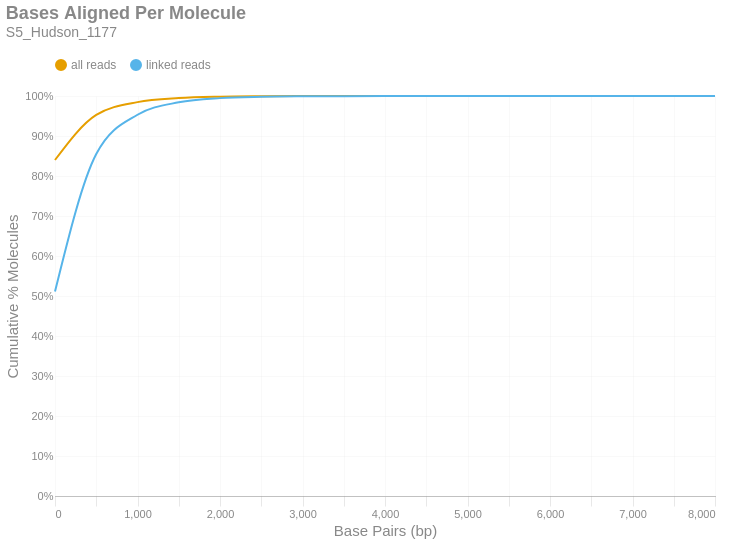

Write notebook code for a chart like this one.
### Markdown cell above
### Bases Aligned Per Molecule
This is a cumulative frequency distribution showing the number of base pairs aligned per unique molecule. These data are shown in 500 bp bins. There are two distributions: one with `all reads` (yellow) and another with only `linked reads` (blue). The percent of molecules in the `linked reads` distribution is relative to the total number of linked molecules.

### Code cell
if SKIPLR:
    print_html(f"Skipped")
else:
    binned_df = consolidated_hist(valids['aligned_bp'], mask, 500, True)
    with SafeRender(binned_df):
        (
            density_plot(binned_df, 'Bases Aligned Per Molecule', samplename, 'basesper')
            .encode(
                x=alt.X('bin:Q', title="Base Pairs (bp)").axis(tickMinStep=500).scale(padding=0),
                y=alt.Y('value:Q', title='Cumulative % Molecules')
                    .axis(format='%')
                    .scale(domain = [0,1])
                    .stack(False),
                color=alt.Color("key:N").scale(domain = ["all reads", "linked reads"]),
                tooltip = [
                    alt.Tooltip("key:N", title = "Data Type"),
                    alt.Tooltip("range_label:N", title="Bases Aligned Per Molecule"),
                    alt.Tooltip("value:Q", format = ".2%", title="% Molecules (Cum.)")
                ]
            )
        ).display()

### Figure 1 — Vega-Lite specification as saved in the notebook (floating-point values rounded to 4 significant figures)
{"width": "container", "height": 400, "config": {"title": {"anchor": "start", "dy": -15, "fontSize": 18, "color": "#888888", "subtitleColor": "#888888", "subtitleFontSize": 14}, "arc": {"fill": "#0072B2"}, "axis": {"domainColor": "#888888", "domainWidth": 0.5, "gridWidth": 0.2, "grid": false, "titleFontWeight": 400, "titleFontSize": 15, "labelFontSize": 11, "labelColor": "#888888", "tickColor": "#888888", "tickWidth": 0.2, "titleColor": "#888888"}, "axisBand": {"grid": false}, "axisX": {"grid": true, "tickSize": 10, "domainCap": "round"}, "axisY": {"domain": false, "grid": true, "tickSize": 0, "domainCap": "round"}, "background": "transparent", "header": {"labelFontSize": 15, "labelColor": "#888888", "titleFontSize": 15, "titleFontWeight": 600, "titleColor": "#888888"}, "legend": {"labelFont": "sans-serif", "labelFontSize": 12, "labelColor": "#888888", "symbolSize": 100, "symbolType": "circle", "titleFontSize": 12, "titlePadding": 10, "titleColor": "#888888", "title": null, "orient": "top"}, "range": {"category": ["#E69F00", "#56B4E9", "#009E73", "#F0E442", "#0072B2", "#D55E00", "#CC79A7", "#000000"], "diverging": ["#cfe8f3", "#a2d4ec", "#73bfe2", "#46abdb", "#1696d2", "#12719e"]}, "area": {"fill": "#0072B2", "fillOpacity": 0.7, "line": true, "strokeOpacity": 0.7}, "line": {"color": "#0072B2", "stroke": "#0072B2", "strokeWidth": 2}, "trail": {"color": "#0072B2", "stroke": "#0072B2", "strokeWidth": 0, "size": 1}, "point": {"filled": true, "fillOpacity": 1.0, "size": 95}, "text": {"color": "#888888", "fontSize": 11, "align": "right", "fontWeight": 400, "size": 11}, "bar": {"fill": "#0072B2", "stroke": null}, "view": {"stroke": null, "continuousWidth": 660, "continuousHeight": 400}}, "data": {"name": "data-238dd541f60d25a2a79d3aa9a90cffa3"}, "mark": {"type": "line", "interpolate": "monotone", "point": {"opacity": 0, "size": 275}}, "encoding": {"color": {"field": "key", "scale": {"domain": ["all reads", "linked reads"]}, "type": "nominal"}, "tooltip": [{"field": "key", "title": "Data Type", "type": "nominal"}, {"field": "range_label", "title": "Bases Aligned Per Molecule", "type": "nominal"}, {"field": "value", "format": ".2%", "title": "% Molecules (Cum.)", "type": "quantitative"}], "x": {"axis": {"tickMinStep": 500}, "field": "bin", "scale": {"padding": 0}, "title": "Base Pairs (bp)", "type": "quantitative"}, "y": {"axis": {"format": "%"}, "field": "value", "scale": {"domain": [0, 1]}, "stack": false, "title": "Cumulative % Molecules", "type": "quantitative"}}, "params": [{"name": "param_c36ac31b6afebe62", "select": {"type": "point", "fields": ["key"]}, "bind": "legend"}], "title": {"text": "Bases Aligned Per Molecule", "subtitle": "S5_Hudson_1177"}, "transform": [{"fold": ["all reads (cumsum)", "linked reads (cumsum)"]}, {"calculate": "replace(datum.key, ' (cumsum)', '')", "as": "key"}, {"filter": {"param": "param_c36ac31b6afebe62"}}], "usermeta": {"embedOptions": {"downloadFileName": "S5_Hudson_1177.basesper"}}, "$schema": "https://vega.github.io/schema/vega-lite/v6.1.0.json", "datasets": {"data-238dd541f60d25a2a79d3aa9a90cffa3": [{"bin": "0.0", "interval": "0.0-500.0", "all reads": 0.84, "linked reads": 0.511, "all reads (cumsum)": 0.84, "linked reads (cumsum)": 0.511, "range_label": "0-499"}, {"bin": "500.0", "interval": "500.0-1000.0", "all reads": 0.1127, "linked reads": 0.344, "all reads (cumsum)": 0.9527, "linked reads (cumsum)": 0.855, "range_label": "500-999"}, {"bin": "1000.0", "interval": "1000.0-1500.0", "all reads": 0.032, "linked reads": 0.0981, "all reads (cumsum)": 0.9847, "linked reads (cumsum)": 0.9531, "range_label": "1000-1499"}, {"bin": "1500.0", "interval": "1500.0-2000.0", "all reads": 0.01016, "linked reads": 0.03116, "all reads (cumsum)": 0.9949, "linked reads (cumsum)": 0.9843, "range_label": "1500-1999"}, {"bin": "2000.0", "interval": "2000.0-2500.0", "all reads": 0.003405, "linked reads": 0.01044, "all reads (cumsum)": 0.9983, "linked reads (cumsum)": 0.9947, "range_label": "2000-2499"}, {"bin": "2500.0", "interval": "2500.0-3000.0", "all reads": 0.001082, "linked reads": 0.003318, "all reads (cumsum)": 0.9994, "linked reads (cumsum)": 0.998, "range_label": "2500-2999"}, {"bin": "3000.0", "interval": "3000.0-3500.0", "all reads": 0.0003991, "linked reads": 0.001224, "all reads (cumsum)": 0.9998, "linked reads (cumsum)": 0.9992, "range_label": "3000-3499"}, {"bin": "3500.0", "interval": "3500.0-4000.0", "all reads": 0.000142, "linked reads": 0.0004354, "all reads (cumsum)": 0.9999, "linked reads (cumsum)": 0.9997, "range_label": "3500-3999"}, {"bin": "4000.0", "interval": "4000.0-4500.0", "all reads": 6.542e-05, "linked reads": 0.0002006, "all reads (cumsum)": 1.0, "linked reads (cumsum)": 0.9999, "range_label": "4000-4499"}, {"bin": "4500.0", "interval": "4500.0-5000.0", "all reads": 2.261e-05, "linked reads": 6.933e-05, "all reads (cumsum)": 1.0, "linked reads (cumsum)": 0.9999, "range_label": "4500-4999"}, {"bin": "5000.0", "interval": "5000.0-5500.0", "all reads": 1.025e-05, "linked reads": 3.143e-05, "all reads (cumsum)": 1.0, "linked reads (cumsum)": 1.0, "range_label": "5000-5499"}, {"bin": "5500.0", "interval": "5500.0-6000.0", "all reads": 5.125e-06, "linked reads": 1.571e-05, "all reads (cumsum)": 1.0, "linked reads (cumsum)": 1.0, "range_label": "5500-5999"}, {"bin": "6000.0", "interval": "6000.0-6500.0", "all reads": 2.713e-06, "linked reads": 8.319e-06, "all reads (cumsum)": 1.0, "linked reads (cumsum)": 1.0, "range_label": "6000-6499"}, {"bin": "6500.0", "interval": "6500.0-7000.0", "all reads": 9.044e-07, "linked reads": 2.773e-06, "all reads (cumsum)": 1.0, "linked reads (cumsum)": 1.0, "range_label": "6500-6999"}, {"bin": "7000.0", "interval": "7000.0-7500.0", "all reads": 6.029e-07, "linked reads": 1.849e-06, "all reads (cumsum)": 1.0, "linked reads (cumsum)": 1.0, "range_label": "7000-7499"}, {"bin": "7500.0", "interval": "7500.0-8000.0", "all reads": 0.0, "linked reads": 0.0, "all reads (cumsum)": 1.0, "linked reads (cumsum)": 1.0, "range_label": "7500-7999"}, {"bin": "8000.0", "interval": "8000.0-8500.0", "all reads": 3.015e-07, "linked reads": 9.244e-07, "all reads (cumsum)": 1.0, "linked reads (cumsum)": 1.0, "range_label": "8000-8499"}]}}
